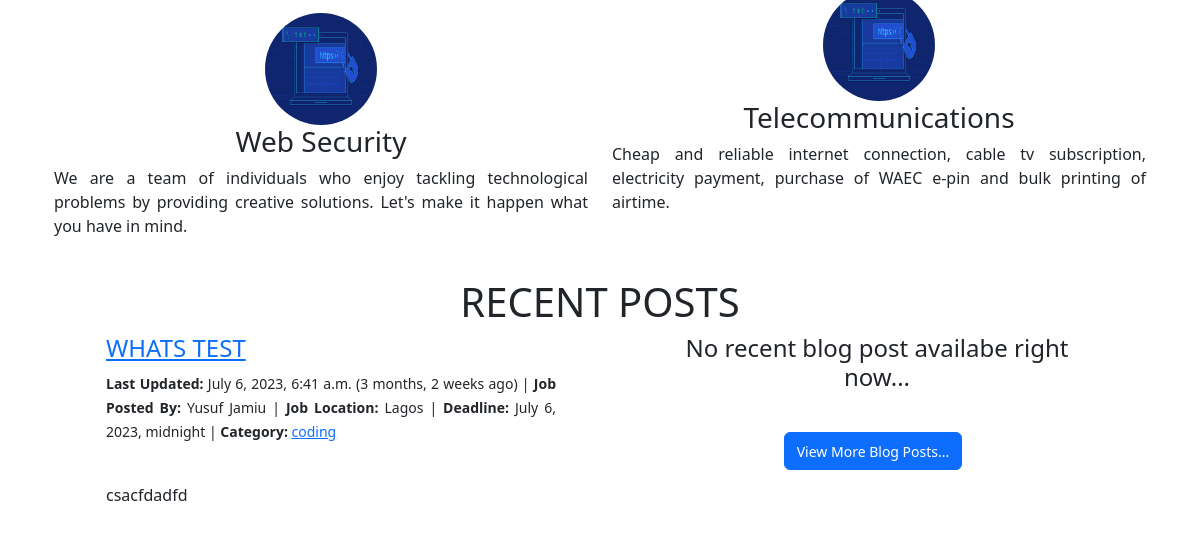
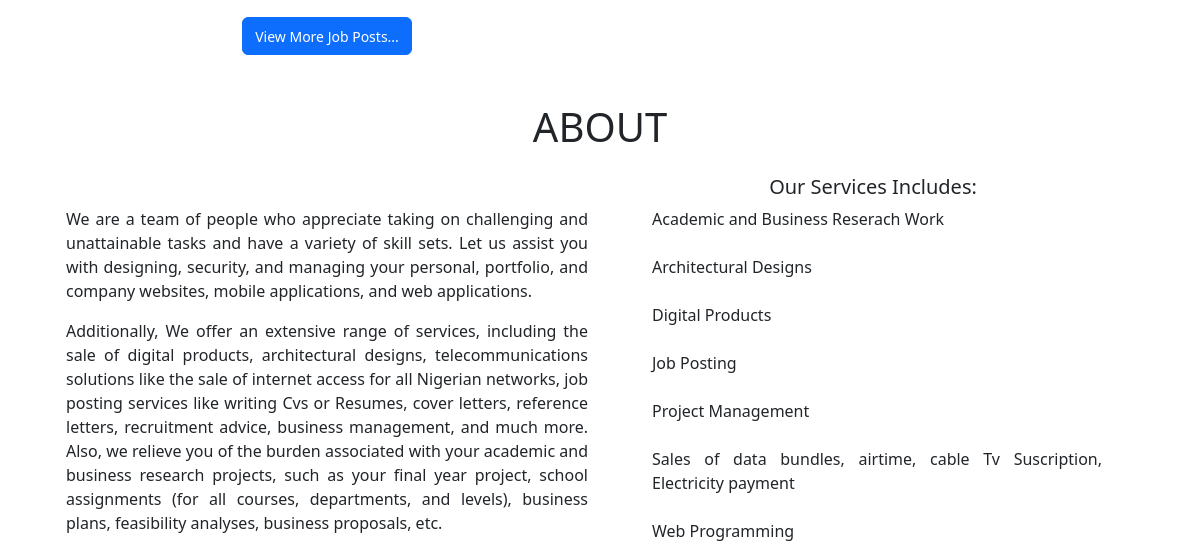
Before: / (middle part) with the older database file (2 pictures, top to bottom).
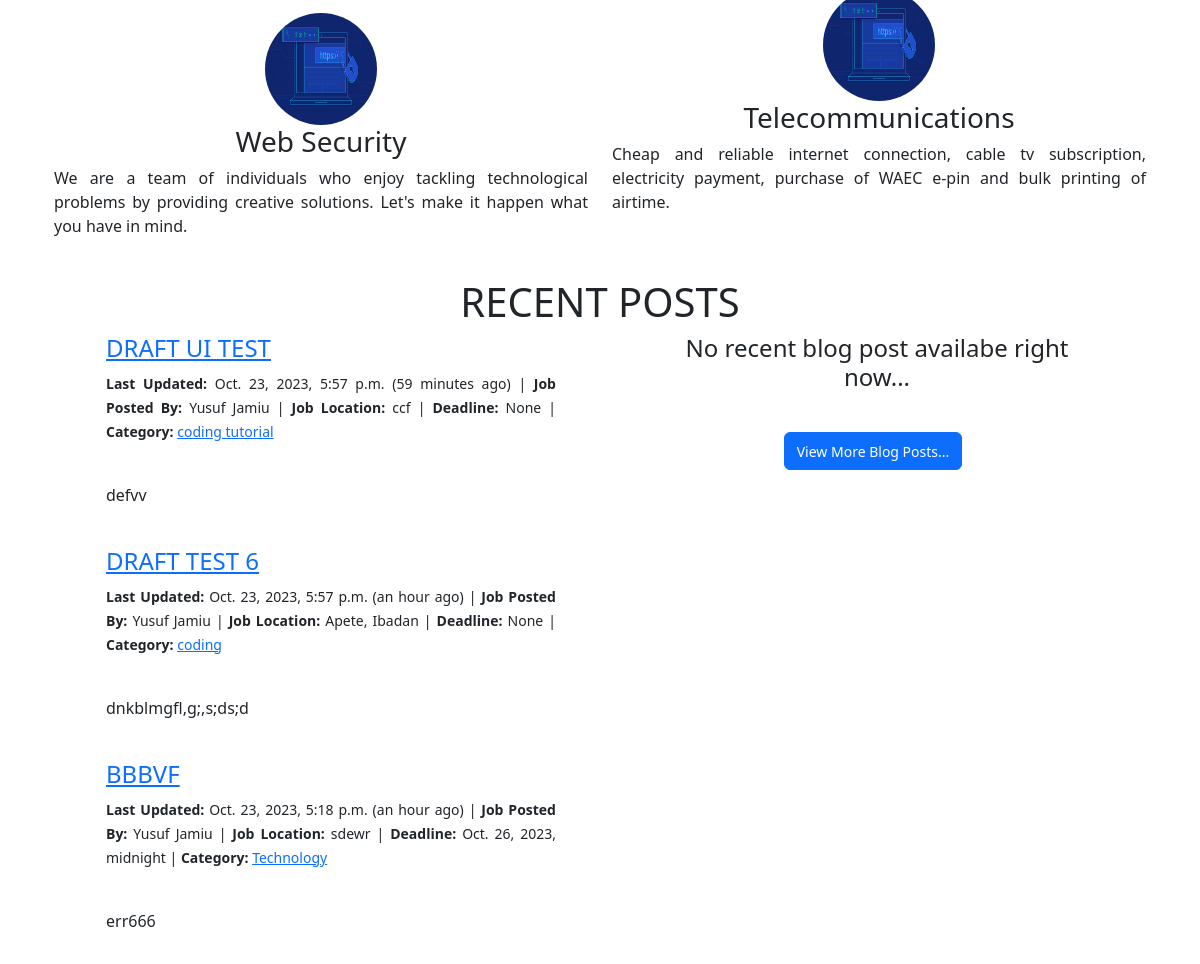
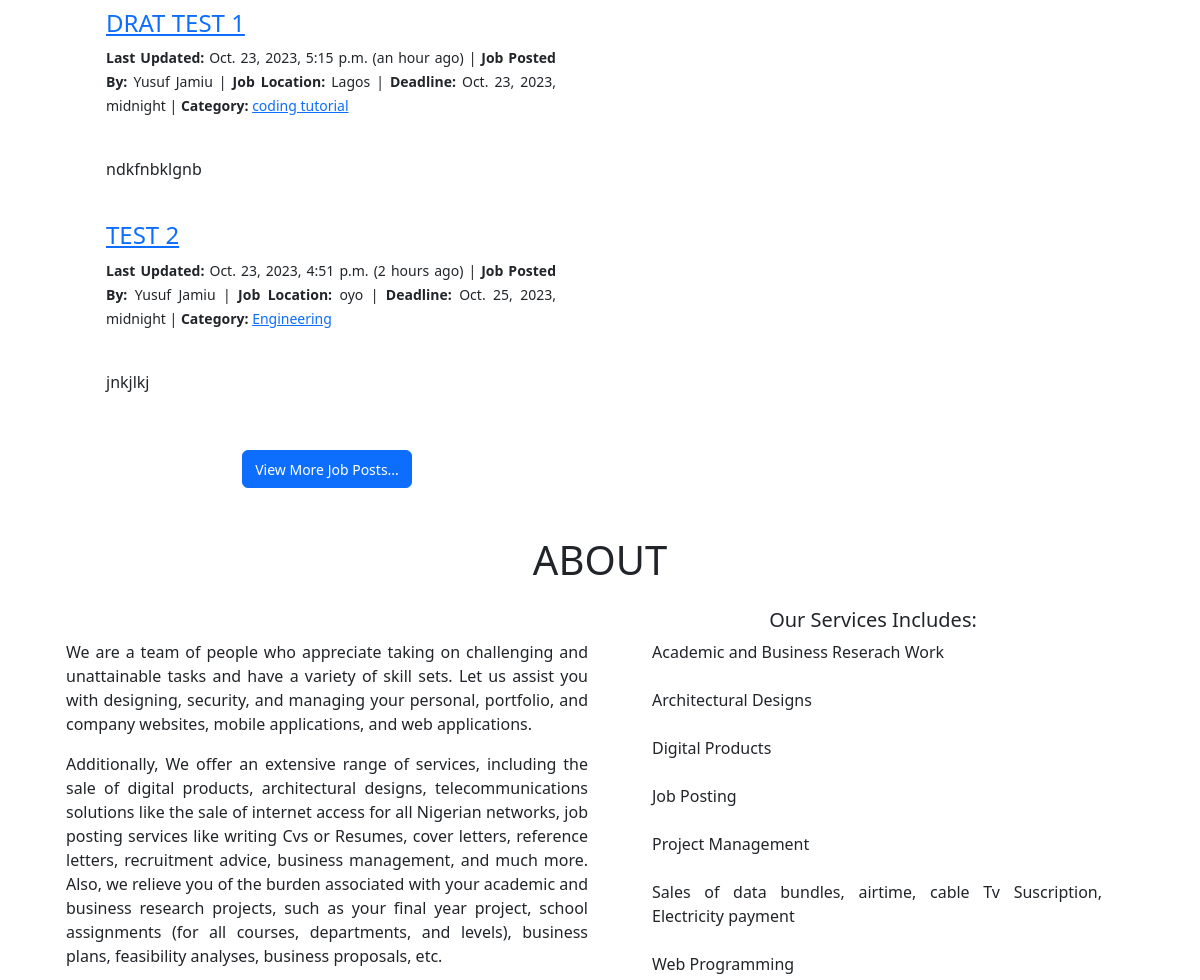
After: the same page with the newer database file (2 pictures, top to bottom).
### job/models.py (models this page shows, shortened)
class JobPost(models.Model):
    author = models.ForeignKey(User, on_delete=models.CASCADE)
    title = models.CharField(max_length=255, unique=True)
    date = models.DateTimeField(auto_now_add=True)
    deadline = models.DateTimeField(null=True, blank=True)
    location = models.CharField(max_length=150)
    category = models.CharField(max_length=150)
    content = RichTextField(blank=True, null=True, unique=True)

### index/views.py (the view)
# urls.py: path('', views.home, name = 'home'),
def home(request):
            blogs = models.BlogPost.objects.order_by('-date')[:5]
            jobs = JobPost.objects.order_by('-date')[:5]
            return render(request, 'home/home.html',{
                'jobs': jobs,
                'blogs': blogs
            })

### index/templates/home/home.html (shortened to what this page needs)
{% extends 'home/base.html' %}
{% load static %}
{% load humanize %}
{% block body %}
        <div class="container text-center">
          <div class="row">
          <div class="col">
        <div class="col">
      <img src="{% static '/images/web_security.png' %}" alt="Web Security Image" srcset="" class="services-img">
      <h3>Web Security</h3>
      <p style="text-align: justify;">
        We are a team of individuals who enjoy tackling technological problems by providing creative solutions.
        Let's make it happen what you have in mind.
      </p>
    </div>
      </div>
      <div class="col">
        <div class="col">
      <img src="{% static '/images/web_security.png' %}" alt="Web Security Image" srcset="" class="services-img">
      <h3>Telecommunications</h3>
      <p style="text-align: justify;">
        Cheap and reliable internet connection, cable tv subscription, electricity payment,
        purchase of WAEC e-pin and bulk printing of airtime.
      </p>
    </div>
      </div>
    </div>
    <div class="container text-center">
        <h1>Recent Posts</h1>
        <div class="row">
            <div class="col">
                <ul>
                   {% for job in jobs  %}
                   <li>
                        <h4> <a href="{% url 'jobs:job_details' job.pk %}"> {{job.title | upper}} </a></h4>
                        <small>
                           <b>Last Updated: </b>  {{job.date}} ({{job.date | naturaltime}}) | <b> Job Posted By:</b>  {{job.author.first_name}}  {{job.author.last_name}}
                          |  <b> Job Location: </b> {{job.location}} |    <b>  Deadline:</b> {{job.deadline}}
                            |<b> Category:</b>  <a href="{% url 'jobs:job_category_list' job.category %}"> {{job.category}} </a> <br>
                        </small><br>
                        <p style="text-align: justify;"> {{job.content|safe | truncatewords:"30"}}  </p>
                   </li> <br>
                    {% empty %}
                        <h4>No recent job post availabe right now...</h4>
                {% endfor %}
                </ul>
           <a href="{% url 'jobs:job_list' %}"> <button class="btn btn-primary" ><small>View More Job Posts...</small></button></a> <br> <br>
          </div>
          <div class="col">
            <ul>
              {% for blog in blogs  %}
              <li>
                   <h4><a href="{% url 'index:blog_details' blog.pk %}">{{blog.title | upper}}</a></h4>
                   <small>
                      <b> Last Updated: </b>  {{blog.date}} ({{blog.date | naturaltime}}) |  <b> Post By:</b>  {{blog.author.first_name}}  {{blog.author.last_name}}
                      <b>Category:</b>  <a href="{% url 'index:category_list' blog.category %}">{{blog.category}}</a>
                   </small> <br>
                   <p style="text-align: justify;">{{blog.content| safe | truncatewords:"30"}} </p>
              </li> <br>
               {% empty %}
                   <h4>No recent blog post availabe right now...</h4>
           {% endfor %}
           </ul>
            <br><a href="{% url 'index:blog_list' %}"><button class="btn btn-primary"><small>View More Blog Posts...</small></button></a>
          </div>
        </div>
      </div>
      <div class="container text-center">
        <h1>About</h1>
        <div class="row">
          <div class="col"><br><br>
            <p style="text-align: justify;">
             We are a team of people who appreciate taking on challenging and unattainable tasks and have a variety of skill sets.
             Let us assist you with designing, security, and managing your personal, portfolio, and company websites,
             mobile applications, and web applications.
            </p>
            <p style="text-align: justify;">
              Additionally, We offer an extensive range of services, including the sale of digital products, architectural designs, telecommunications solutions
              like the sale of internet access for all Nigerian networks, job posting services like writing Cvs or Resumes,
              cover letters, reference letters, recruitment advice, business management, and much more.
              Also, we relieve you of the burden associated with your academic and business research projects, such
              as your final year project, school assignments (for all courses, departments, and levels), business plans,
              feasibility analyses, business proposals, etc.
            </p>
          </div>
          <div class="col">
            <p style="text-align: justify;">
              <h5>Our Services Includes:</h5>
                <ul>
                  <li>Academic and Business Reserach Work</li> <br>
                  <li>Architectural Designs</li><br>
                  <li>Digital Products</li><br>
                   <li>Job Posting</li> <br>
                  <li> Project Management</li> <br>
                  <li>Sales of data bundles, airtime, cable Tv Suscription, Electricity payment</li> <br>
                  <li>Web Programming</li>
                </ul> <br>
            </p>
          </div>
        </div>
      </div>
{% endblock %}

### index/templates/home/base.html (shortened to what this page needs)
{% load static %}
{% load humanize %}
<!doctype html>
<html lang="en" >
  <head>
    <link rel="stylesheet" href="https://cdn.jsdelivr.net/npm/bootstrap@5.3.0-alpha3/dist/css/bootstrap.rtl.min.css">
  </head>
  <body>
    <div class="container"> <br>
        {% block body %} {% endblock %}
  </body>
</html>

### index/templates/home/home.html (style rules this page uses)
.services-img { border-radius: 50%; width: 7rem; height: 7rem; }
h1 { margin-top: 1.5rem; text-transform: uppercase; }
p { text-align: justify; }
li { list-style-type: none; text-align: justify; }

Changed rows visible on the page:
no longer on this page (row unchanged): JobPost: title "WHATS TEST", date "July 6, 2023, 6:41 a.m.", date "3 months, 2 weeks ago", author.first_name "Yusuf", author.last_name "Jamiu", location "Lagos", deadline "July 6, 2023, midnight", category "coding", content "csacfdadfd"
added JobPost: title "DRAFT UI TEST", date "Oct. 23, 2023, 5:57 p.m.", date "59 minutes ago", author.first_name "Yusuf", author.last_name "Jamiu", location "ccf", deadline "None", category "coding tutorial", content "defvv"
added JobPost: title "DRAFT TEST 6", date "Oct. 23, 2023, 5:57 p.m.", date "an hour ago", author.first_name "Yusuf", author.last_name "Jamiu", location "Apete, Ibadan", deadline "None", category "coding", content "dnkblmgfl,g;,s;ds;d"
added JobPost: title "BBBVF", date "Oct. 23, 2023, 5:18 p.m.", date "an hour ago", author.first_name "Yusuf", author.last_name "Jamiu", location "sdewr", deadline "Oct. 26, 2023, midnight", category "Technology", content "err666"
added JobPost: title "DRAT TEST 1", date "Oct. 23, 2023, 5:15 p.m.", date "an hour ago", author.first_name "Yusuf", author.last_name "Jamiu", location "Lagos", deadline "Oct. 23, 2023, midnight", category "coding tutorial", content "ndkfnbklgnb"
added JobPost: title "TEST 2", date "Oct. 23, 2023, 4:51 p.m.", date "2 hours ago", author.first_name "Yusuf", author.last_name "Jamiu", location "oyo", deadline "Oct. 25, 2023, midnight", category "Engineering", content "jnkjlkj"
